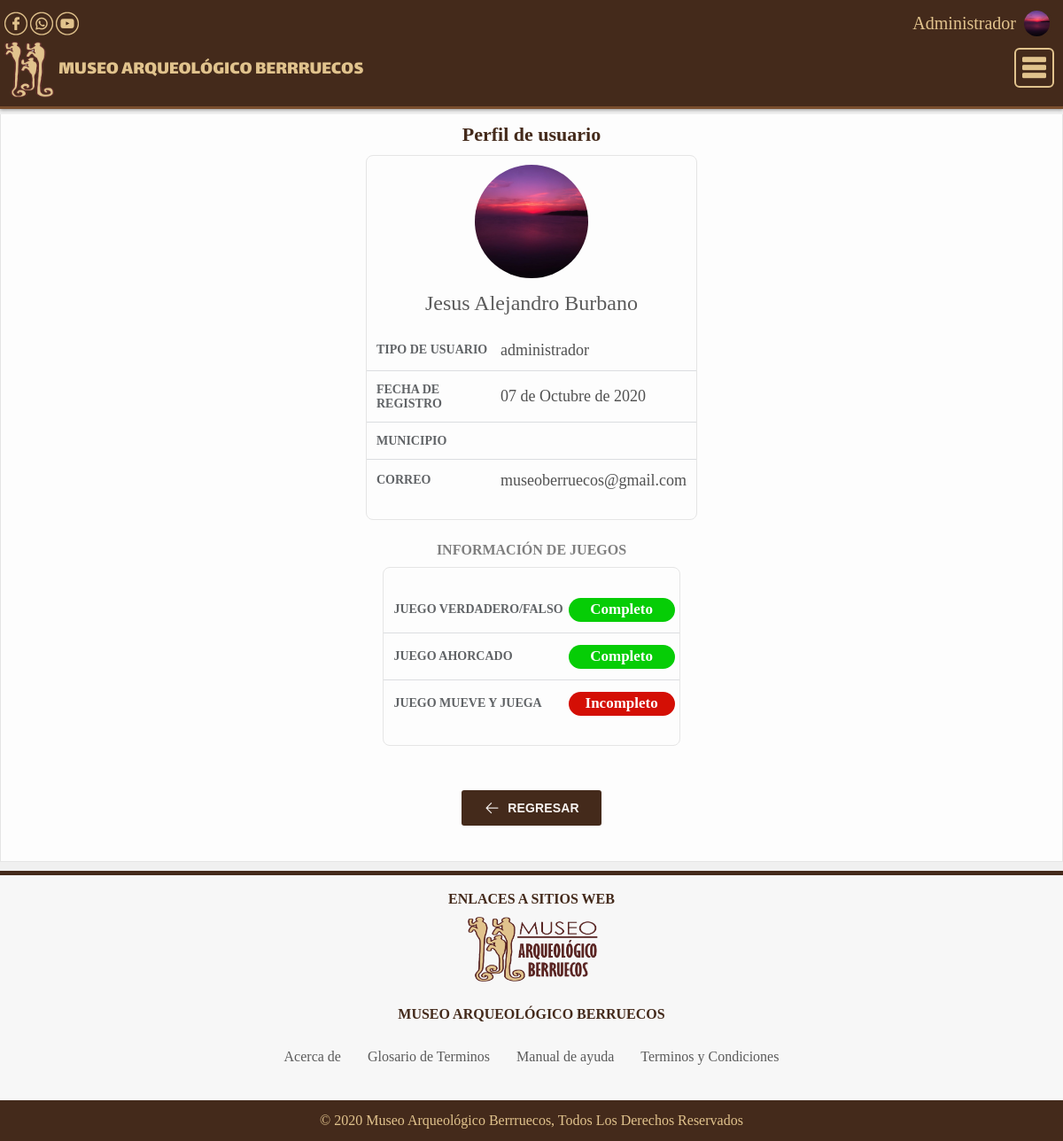
The page /ver_perfil?id=admin (signed in) on the database its author committed.
### tables this page shows
CREATE TABLE `usuarios` (
  `correo` varchar(60) NOT NULL,
  `nombres` varchar(80) NOT NULL,
  `usuario` varchar(40) NOT NULL,
  `password` mediumtext NOT NULL,
  `tipo_usuario` varchar(20) NOT NULL,
  `municipio` varchar(80) NOT NULL,
  `img_preview` text NOT NULL,
  `img_usuario` text NOT NULL,
  `codigo` varchar(30) NOT NULL,
  `fecha_codigo` datetime NOT NULL,
  `carpeta_usuario` varchar(30) NOT NULL,
  `estado_juego_arrastrar` char(1) NOT NULL,
  `estado_juego_ahorcado` char(1) NOT NULL,
  `estado_juego_vf` char(1) NOT NULL,
  `estado` char(1) NOT NULL,
  `fecha_reg` datetime NOT NULL
);

### application/database/database.php (called while the page is built, shortened)
<?php
class Db{
    private $host;
    private $database;
    private $user;
    private $password;
    private $charset;
    public function __construct(){
        $this->host     = 'localhost';
        $this->database = 'db_museo';
        $this->user     = 'root';
        $this->password = "";
        $this->charset  = 'utf8mb4';
        $this->db = self::connect();
    }
    function connect(){
        try{
            $connection = "mysql:host=" . $this->host . ";dbname=" . $this->database . ";charset=" . $this->charset;
            $options = [
                PDO::ATTR_ERRMODE            => PDO::ERRMODE_EXCEPTION,
                PDO::ATTR_EMULATE_PREPARES   => false,
            ];
            $pdo = new PDO($connection, $this->user, $this->password, $options);
            $pdo->exec("SET NAMES utf8");
            return $pdo;
        }catch(PDOException $e){
            print_r('Error connection: ' . $e->getMessage());
        }
    }
}
?>

### core/models/usuario.php (called while the page is built, shortened)
<?php
include_once $_SERVER['DOCUMENT_ROOT'].'/museo/application/database/database.php';
Class Usuario extends Db{
	function usuario_por_nickname_all($usuario){
		$sql = "SELECT * FROM usuarios WHERE usuario = :usuario LIMIT 1";
		$query = $this->db->prepare($sql);
		$query->execute(['usuario' => $usuario]);
		$row = $query->fetchObject();
		return $row;
	}
}
?>

### views/inicio/ver_perfil.php (the view, shortened to what this page needs)
<?php
require_once MODELS.'usuario.php';
require_once VIEWS.'templates/head.php';
include VIEWS.'templates/header.php';
$obj_juegos = new Usuario();
$array = $obj_juegos->usuario_por_nickname_all($usuario);
if ($array != False){
$fecha = to_fecha_str($array->fecha_reg);
?>
<main>
	<div class="main" id="detalles_perfil">
		<div class="contenido">
			<form class="s100" method="POST" action="<?php echo CONTROLLERS?>panel/c_ver_perfil.php" id="form_ver_perfil">
				<h2 class="titulo">Perfil de usuario</h2>
				<div class="content_detalles">
					<div class="info_detalles">
						<div class="nombre_detalles usuario">
							<img target="theater" class="call_theater simple" src="<?php echo $array->img_preview ?>" alt="" />
							<span class="main"><?php echo $array->nombres ?></span>
						</div>
						<div class="lista_detalles">
							<div class="opcion">
								<span class="info_label">Tipo de usuario</span>
								<span class="info"><?php echo $array->tipo_usuario ?></span>
							</div>
							<div class="opcion">
								<span class="info_label">Fecha de registro</span>
								<span class="info"><?php echo $fecha ?></span>
							</div>
							<div class="opcion">
								<span class="info_label">Municipio</span>
							</div>
							<div class="opcion last">
								<span class="info_label">Correo</span>
								<span class="info"><?php echo $array->correo ?></span>
							</div>
						</div>
					</div>
					<div class="h2_detalles"><h2>Información de Juegos</h2></div>
					<div class="info_detalles">
						<div class="lista_detalles progreso">
							<div class="opcion">
								<span class="info_label">Juego Verdadero/Falso</span>
								<?php $estado = ($array->estado_juego_vf == 'D')? 'Incompleto':'Completo'; ?>
								<?php $str_class = ($array->estado_juego_vf == 'D')? '':'completo'; ?>
								<div class="info_progreso"><span class="estado_progreso <?php echo $str_class ?>"><?php echo $estado ?></span></div>
							</div>
							<div class="opcion">
								<span class="info_label">Juego Ahorcado</span>
								<?php $estado = ($array->estado_juego_ahorcado == 'D')? 'Incompleto':'Completo'; ?>
								<?php $str_class = ($array->estado_juego_ahorcado == 'D')? '':'completo'; ?>
								<div class="info_progreso"><span class="estado_progreso <?php echo $str_class ?>"><?php echo $estado ?></span></div>
							</div>
							<div class="opcion last">
								<span class="info_label">Juego Mueve y juega</span>
								<?php $estado = ($array->estado_juego_arrastrar == 'D')? 'Incompleto':'Completo'; ?>
								<?php $str_class = ($array->estado_juego_arrastrar == 'D')? '':'completo'; ?>
								<div class="info_progreso"><span class="estado_progreso <?php echo $str_class ?>"><?php echo $estado ?></span></div>
							</div>
						</div>
					</div>
				</div>
				<div class="content_button next">
					<button type="button" class="button inline" onclick="window.location = '<?php echo HOST?>inicio'"><i class="icon-lineal-flecha volver"></i>Regresar</button>
				</div>
			</form>
		</div>
	</div>
</main>
<?php
}else{
include VIEWS.'templates/error404.php';
}
include VIEWS.'templates/footer.php';
include VIEWS.'templates/foot.php';
?>

### views/templates/head.php (shortened to what this page needs)
<!DOCTYPE html>
<html lang="e">
<head>
	<link rel="stylesheet" href="<?php echo CSS?>estilos_iconos.css">
	<link rel="stylesheet" href="<?php echo CSS?>estilos.css">
</head>
<body>

### views/templates/header.php (shortened to what this page needs)
<header>
	<div class="header">
		<div class="top_login">
			<div class="actualizacion">
				<div class="redes">
					<i onclick="window.open('https://www.facebook.com/alcaldiadearboleda.berruecos','_blank')" class="icon-lineal-facebook"></i>
					<i class="icon-lineal-whatsapp"></i>
					<i class="icon-lineal-youtube"></i>
				</div>
			</div>
			<div class="sesion">
				<div class="init_perfil">
					<?php
					if (isset($_SESSION['usuario'])){
						$usuario = $_SESSION['usuario']->usuario;
						$tipo_usuario = $_SESSION['usuario']->tipo_usuario;
						$img_preview= $_SESSION['usuario']->img_preview;
						if($tipo_usuario === 'administrador'){
							$str_nombre = $_SESSION['usuario']->tipo_usuario;
						}else{
							$str_nombre = $_SESSION['usuario']->nombres;
							$str_nombre = explode(' ',$str_nombre)[0];
						}
					?>
						<div class="menu_elemento usuario">
							<div class="info_sesion me_icon">
								<span class="main_sp"><?php echo ucfirst($str_nombre) ?></span>
								<div class="img_usuario">
									<img class="file_usuario" src="<?php echo $img_preview ?>" alt="" />
								</div>
							</div>
						</div>
					<?php } ?>
				</div>
			</div>
			<div class="main_titulo">
				<img class="img_top_login" src="<?php echo IMG?>logo.png" alt="logo" />
				<span>Museo Arqueológico Berrruecos</span>
			</div>
			<div class="responsive_menu responsive_movil_on">
				<i class="icon-filled-menu-b"></i>
			</div>
		</div>
	</div>
</header>

### views/templates/footer.php (shortened to what this page needs)
<footer>
	<div class="footer">
		<div class="sub_footer enlaces">
			<h2>ENLACES A SITIOS WEB</h2>
			<div class="img">
				<div class="logo" onclick="window.open('<?php echo HOST?>','_blank')">
					<img src="<?php echo IMG?>logo_texto.png">
				</div>
			</div>
		</div>
		<div class="sub_footer">
			<h2>MUSEO ARQUEOLÓGICO BERRUECOS</h2>
			<div class="about">
				<a href="">Acerca de</a>
				<a href="">Glosario de Terminos</a>
				<a href="">Manual de ayuda</a>
				<a href="">Terminos y Condiciones</a>
			</div>
		</div>
	</div>
	<div class="corp">© 2020 <?php echo NOMBRE_APP ?> Arqueológico Berrruecos, Todos Los Derechos Reservados</div>
</footer>

### views/templates/foot.php (shortened to what this page needs)
</body>
</html>

### rows shown on the page
usuarios: img_preview (picture), nombres "Jesus Alejandro Burbano", tipo_usuario "administrador", correo "museoberruecos@gmail.com", estado_juego_vf "Completo", estado_juego_ahorcado "Completo", estado_juego_arrastrar "Incompleto"

### other values the page prints
$str_nombre "Administrador"
$fecha "07 de Octubre de 2020"
NOMBRE_APP "Museo"
